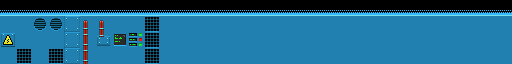

The image is a tile-based game level rendered from a .tmx file. Its description and complete source (layers, tilesets, objects, tile grids) follow:
An orthogonal 32x4 tile map with 16x16 px tiles, 1 tile layer (Tile Layer 1).

<map version="1.0" orientation="orthogonal" renderorder="right-down" width="32" height="4" tilewidth="16" tileheight="16" nextobjectid="1">
 <tileset firstgid="1" name="WallTileset" tilewidth="16" tileheight="16" tilecount="25" columns="5">
  <image source="WallTileset.PNG" width="80" height="80" />
 </tileset>
 <layer name="Tile Layer 1" width="32" height="4">
  <data encoding="csv">
17,17,17,17,17,17,17,17,17,17,17,17,17,17,17,17,17,17,17,17,17,17,17,17,17,17,17,17,17,17,17,17,
7,7,8,8,3,15,15,7,7,11,7,7,7,7,7,7,7,7,7,7,7,7,7,7,7,7,7,7,7,7,7,7,
1,7,7,7,3,14,19,12,13,11,7,7,7,7,7,7,7,7,7,7,7,7,7,7,7,7,7,7,7,7,7,7,
7,11,7,11,3,14,7,7,7,11,7,7,7,7,7,7,7,7,7,7,7,7,7,7,7,7,7,7,7,7,7,7
</data>
 </layer>
</map>